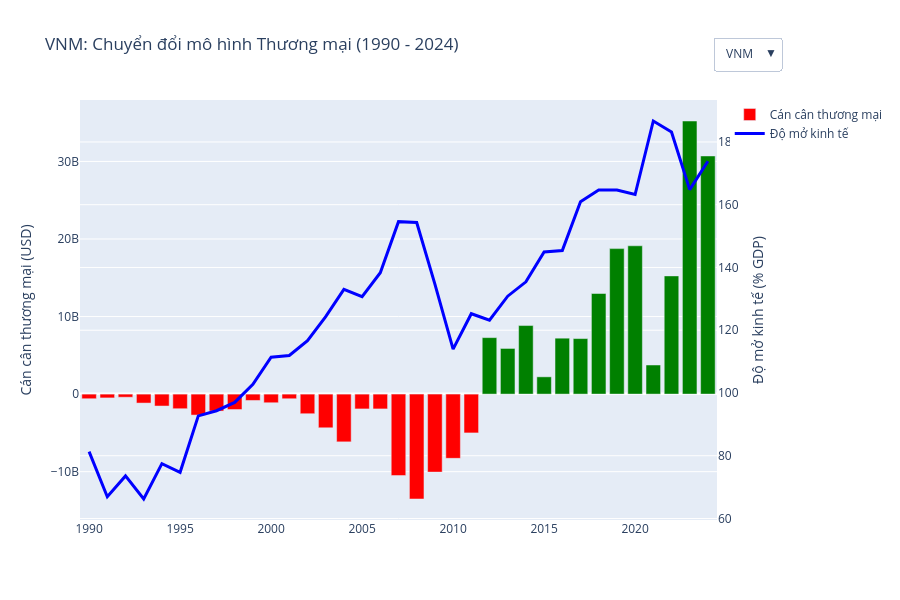

This figure's notebook cell:
### Code cell
import plotly.graph_objects as go
import numpy as np

# 1. Lấy danh sách các quốc gia duy nhất (sắp xếp theo Alphabet)
countries = ['VNM', 'THA', 'PHL', 'SGP', 'CHN', 'IND', 'IRL', 'DEU', 'ZAF', 'USA', 'JPN']

fig = go.Figure()

# 2. Vòng lặp: Thêm toàn bộ các traces (đường/cột) cho TẤT CẢ quốc gia vào biểu đồ
for country in countries:
    country_df = df[df['Country'] == country].sort_values('Year')
    
    # Trace 1: Cột Cán cân thương mại
    fig.add_trace(go.Bar(
        x=country_df['Year'],
        y=country_df['Trade_Balance_USD'],
        name=f'Cán cân thương mại',
        marker_color=np.where(country_df['Trade_Balance_USD'] < 0, 'red', 'green'),
        visible=(country == 'VNM') # Mặc định chỉ hiển thị VNM ban đầu
    ))

    # Trace 2: Đường Độ mở kinh tế
    fig.add_trace(go.Scatter(
        x=country_df['Year'],
        y=country_df['Economic_Openness_Pct'],
        name=f'Độ mở kinh tế',
        yaxis='y2',
        line=dict(color='blue', width=3),
        visible=(country == 'VNM') # Mặc định chỉ hiển thị VNM ban đầu
    ))

# 3. Xây dựng logic cho Menu Dropdown
buttons = []
for i, country in enumerate(countries):
    # Mỗi quốc gia có 2 traces (Bar và Scatter), tạo mảng boolean để bật đúng 2 traces đó
    visibility = [False] * (len(countries) * 2)
    visibility[i*2] = True      # Bật Bar chart của quốc gia thứ i
    visibility[i*2 + 1] = True  # Bật Scatter chart của quốc gia thứ i
    
    button = dict(
        label=country,
        method="update",
        args=[
            {"visible": visibility}, # Hành động 1: Cập nhật dữ liệu hiển thị
            {"title": f"{country}: Chuyển đổi mô hình Thương mại (1990 - 2024)"} # Hành động 2: Đổi tiêu đề
        ]
    )
    buttons.append(button)

# 4. Cập nhật Layout với Dropdown và Trục Y kép
# Đặt chỉ mục mặc định của Dropdown vào 'VNM'
default_index = countries.index('VNM') if 'VNM' in countries else 0

fig.update_layout(
    updatemenus=[
        dict(
            active=default_index,
            buttons=buttons,
            x=1.1, # Đẩy menu ra ngoài góc phải
            y=1.15,
            xanchor="right",
            yanchor="top"
        )
    ],
    title='VNM: Chuyển đổi mô hình Thương mại (1990 - 2024)',
    yaxis=dict(title='Cán cân thương mại (USD)'),
    yaxis2=dict(title='Độ mở kinh tế (% GDP)', overlaying='y', side='right'),
    barmode='group',
    height=600,
    margin=dict(r=100) # Mở rộng lề phải để không bị cắt chữ ở trục Y2
)

fig.show()
